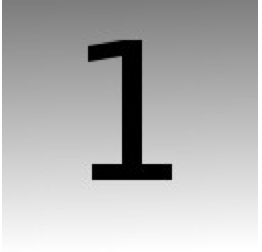
#> input picture templates/1.jpg, 262 x 252 px, given in place of the camera
$ python main.py
#> lines starting #> are read from the running program, lines starting #| are printed output that depends on the picture
# Note! put cameras to different usb hub (different side of the computer)

import numpy as np
import cv2

cap = cv2.VideoCapture(1)
cap2 = cv2.VideoCapture(2)

threshold = 40

while(True):
    # Capture frame-by-frame
    ret, frame = cap.read()
#> frame is the input picture: shape (252, 262, 3); min 0, max 255, mean 179.6
    ret2, frame2 = cap2.read()

    # Our operations on the frame come here
    gray = cv2.cvtColor(frame, cv2.COLOR_BGR2GRAY)
    # color = cv2.cvtColor(frame, cv2.COLOR_BGR2GRAY)

    b_channel, g_channel, r_channel = cv2.split(frame)

    # creating a dummy alpha channel image.
    alpha_channel = np.ones(b_channel.shape, dtype=b_channel.dtype) * 50

    img_BGRA = cv2.merge((b_channel, g_channel, r_channel, alpha_channel))

    print(img_BGRA.shape)
#| (252, 262, 4)

    # img_BGRA[gray < 240, 3] = 0

    # gray[gray < 200]
    img_BGRA[gray > threshold, 0] = 0
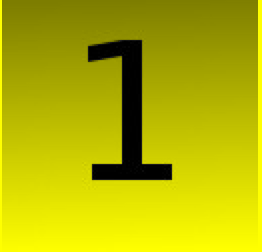
#> img_BGRA: shape (252, 262, 4); mean B, G, R, A 0.2, 179.6, 179.6, 50
    # gray[gray < 200]
    img_BGRA[gray > threshold, 1] = 0
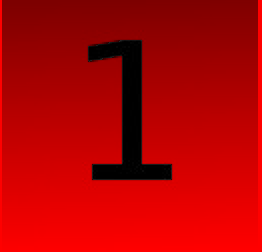
#> img_BGRA: shape (252, 262, 4); mean B, G, R, A 0.2, 0.2, 179.6, 50
    # gray[gray < 200]
    img_BGRA[gray > threshold, 2] = 255
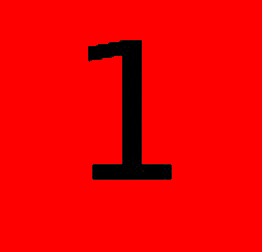
#> img_BGRA: shape (252, 262, 4); mean B, G, R, A 0.2, 0.2, 238.8, 50
    # img_BGRA[gray < 240, 0] = gray[gray < 240]

    # Display the resulting frame
    # cv2.imshow('frame', gray)

    cv2.imshow('frame', img_BGRA)

    cv2.imshow('frame 2', frame2)

    if cv2.waitKey(1) & 0xFF == ord('q'):
#> (key q is pressed here)
        break

# When everything done, release the capture
cap.release()
cv2.destroyAllWindows()

$ run again, on templates/2.jpg
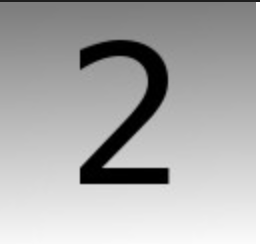
#> input picture templates/2.jpg, 260 x 244 px, given in place of the camera
#> frame is the input picture: shape (244, 260, 3); min 0, max 255, mean 171.7
#| (244, 260, 4)
#> `img_BGRA[gray > threshold, 1] = 0`:
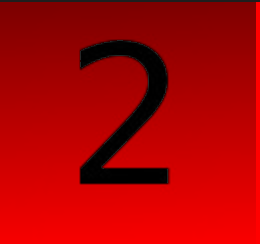
#> img_BGRA: shape (244, 260, 4); mean B, G, R, A 0.5, 0.5, 171.7, 50
#> `img_BGRA[gray > threshold, 2] = 255`:
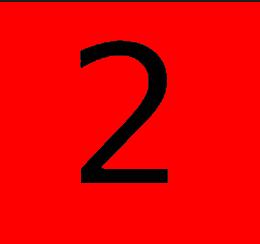
#> img_BGRA: shape (244, 260, 4); mean B, G, R, A 0.5, 0.5, 235, 50

$ run again, on templates/3.jpg
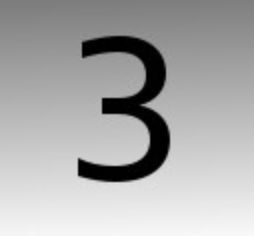
#> input picture templates/3.jpg, 254 x 236 px, given in place of the camera
#> frame is the input picture: shape (236, 254, 3); min 0, max 248, mean 170.3
#| (236, 254, 4)
#> `img_BGRA[gray > threshold, 1] = 0`:
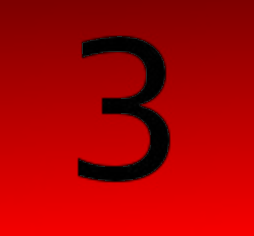
#> img_BGRA: shape (236, 254, 4); mean B, G, R, A 0.3, 0.3, 170.3, 50
#> `img_BGRA[gray > threshold, 2] = 255`:
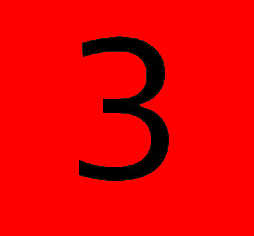
#> img_BGRA: shape (236, 254, 4); mean B, G, R, A 0.3, 0.3, 235.4, 50
